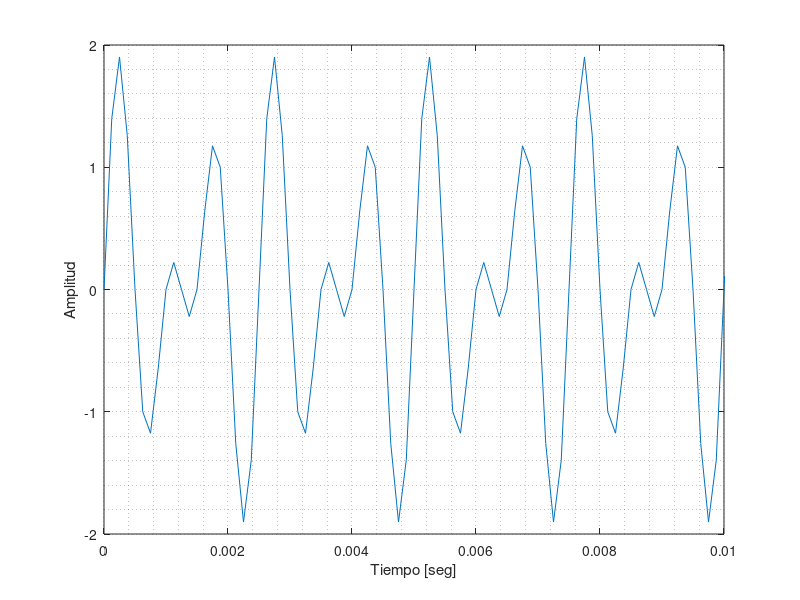
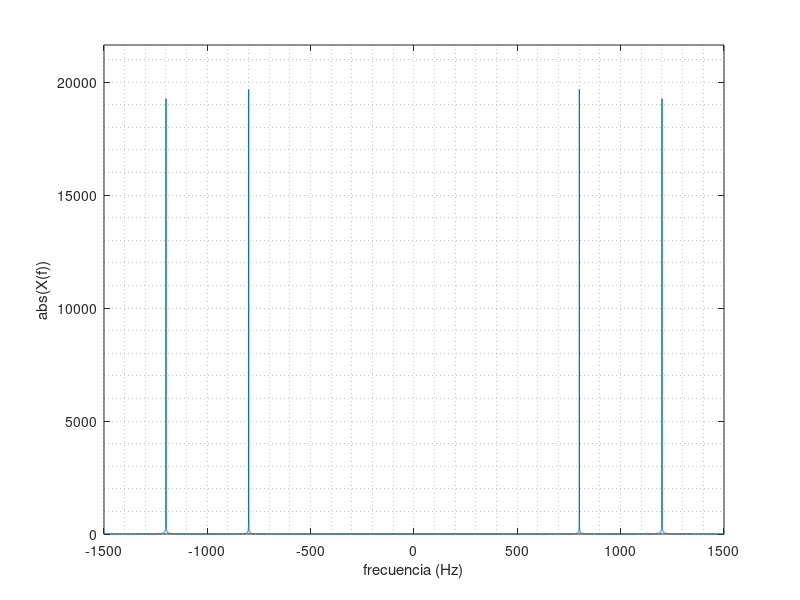

These figures' MATLAB source, in order: (Note: this script raises an error after producing the figures.)
%{
--------------------------------------------------------------
 @Title:   FIUBA - 66.74 Señales y sistemas
 @Project: TPE - Demodulación de tonos de discado de teléfono
--------------------------------------------------------------
 @Filename: ej2.m
--------------------------------------------------------------
 @Authors:
    Verstraeten, Federico.
          federico.verstraeten at gmail dot com
--------------------------------------------------------------

Ejercicio N°2.

----------------------------------------------------------- 
%}

clear all;
close all;
clc;

home_path='/home/fverstra/Repository/sys-fiuba/tpe/';
img_path=[home_path 'graph/ej2/'];
wav_file=[home_path 'data/output_signal_ej2.wav'];

% Period sampling
fs = 8000;
Ts = 1/fs;

% Duration = 5 s
D = 5;    

% Time axis
t  = 0:Ts:D;

% Number of samples
N  = length(t);

%%
% Signal: f1=800Hz & f2=1200Hz
f1 = 800;
f2 = 1200;
x = sin(2*pi*f1*t) + sin(2*pi*f2*t);

%%
% Graph time
figure('Name','senoidales en tiempo')%,'visible','off')          
plot(t,x);
axis ([0 D/500 -2 2]);
xlabel ('Tiempo [seg]');
ylabel ('Amplitud');
grid minor;
%print([img_path 'base_tone' '.png'],'-dpng');

%%
% Graph coef. Fourier
figure('Name','analisis coef. Fourier')%,'visible','off')          

% Calculo de fft y tomamos valor absoluto de los coef.
x_fft = abs(fft(x));

plot(linspace(-fs/2,fs/2,N),fftshift(x_fft));
axis([-1500 1500 0 1.1*max(x_fft)]);
xlabel('frecuencia (Hz)');
ylabel('abs(X(f))');
grid minor;

%%
% Export signal
% Normalization limit the range [-1,1]
x = x/max(abs(x)) * (1-eps);   % for mono

% Create WAV file
audiowrite(wav_file,x,fs);